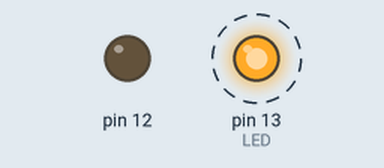
The sketch below on a simulated Arduino Uno, built with avr-gcc and run on an emulated ATmega328P. On the bench: output pins drawn as LEDs (lit = HIGH). Dashed ring = blinking.

Above: at 0.5 s.
Timing chart, 0 to 4.6 s (numbered marks = the images above):
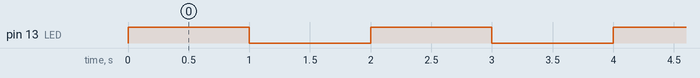

Measured:
- by itself, pin 13 (LED): alternates HIGH for 1.0 s and LOW for 1.0 s

The sketch:

LED_Blinking.ino
```cpp
#define LED 13
void setup() {
  // put your setup code here, to run once:
  pinMode(LED, OUTPUT);
  pinMode(12, HIGH);
}

void loop() {
  // put your main code here, to run repeatedly:
  digitalWrite(LED, HIGH);
  delay(1000);
  digitalWrite(LED, LOW);
  delay(1000);
}
```
